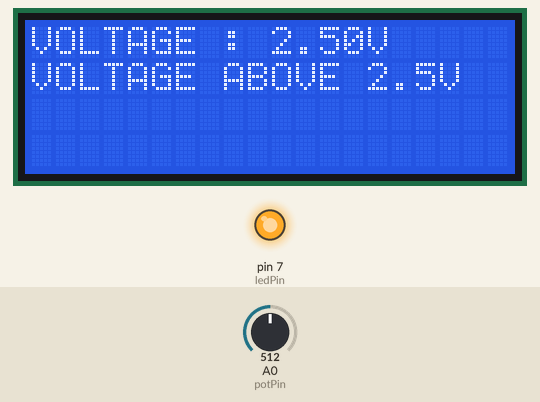
Simulated run of this sketch. Board: Arduino Uno, built with avr-gcc and run on an emulated ATmega328P. Parts: 20×4 character LCD, output pins drawn as LEDs (lit = HIGH). The inputs (shaded band) are chosen by the test bench; at power-on: A0 (potPin) = 512.

Above: at 1.2 s.
1.3 s: A0 (potPin) set to 500
At 2.4 s:
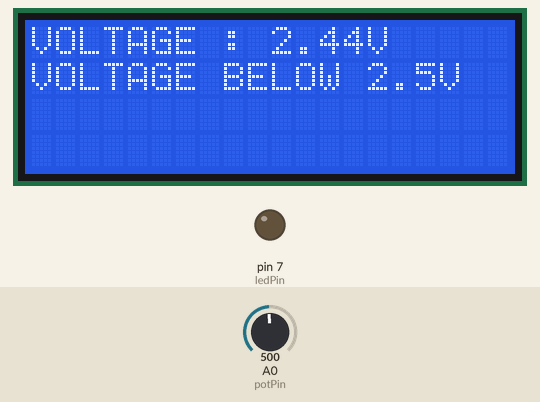
4.0 s: A0 (potPin) set to 511
At 5.1 s:
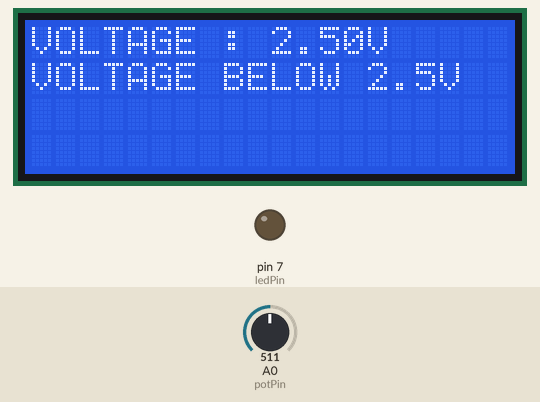
6.7 s: A0 (potPin) set to 306
Timing chart, 0 to 9.7 s (numbered marks = the images above; inputs shaded):
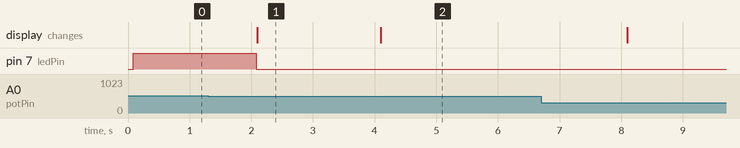

The sketch:

LED_ON_OFF_USING_POTENTIOMETER_HARDWARE_TIMERS.ino
```cpp
#include <Wire.h>
#include <LiquidCrystal_I2C.h>

const int ledPin = 7;
const int potPin = A0;
const float thresholdVoltage = 2.5;
const float referenceVoltage = 5.0;

LiquidCrystal_I2C MyLCD(0x27, 20, 4);

volatile bool updateFlag = false;

ISR(TIMER1_OVF_vect)
{
  TCNT1 = 34285; // Timer Preloading
  updateFlag = true; // Set the flag to indicate an update is needed
}

void setup() {
  Wire.begin();
  MyLCD.init();
  MyLCD.backlight();
  pinMode(ledPin, OUTPUT);
  Serial.begin(9600);

  TCCR1A = 0;           // Init Timer1A
  TCCR1B = 0;           // Init Timer1B
  TCCR1B |= B00000101;  // Prescaler = 1024
  TCNT1 = 34285;        // Timer Preloading
  TIMSK1 |= B00000001;  // Enable Timer Overflow Interrupt
  sei();                // Enable global interrupts
}

void loop() {
  if (updateFlag) {
    updateFlag = false; // Reset the flag

    int potValue = analogRead(potPin);
    float voltage = (potValue * referenceVoltage) / 1023.0;

    MyLCD.setCursor(0, 0);
    MyLCD.print("VOLTAGE : ");
    MyLCD.setCursor(10, 0);
    MyLCD.print(voltage);
    MyLCD.setCursor(14, 0);
    MyLCD.print("V");

    if (voltage >= thresholdVoltage) {
      digitalWrite(ledPin, HIGH);
      MyLCD.setCursor(0, 1);
      MyLCD.print("VOLTAGE ABOVE 2.5V");
    } else {
      digitalWrite(ledPin, LOW);
      MyLCD.setCursor(0, 1);
      MyLCD.print("VOLTAGE BELOW 2.5V");
    }
  }
}
```

Measured:
- the behaviour switches between 512 and 511 on A0 (potPin) (found by bisection; images 0 and 1)
- after the input at 1.3 s, pin 7 (ledPin): HIGH → LOW after 0.78 s; the display: changes after 0.80 s (image 1)
- after the input at 4.0 s, the display: changes after 0.10 s (image 2)
